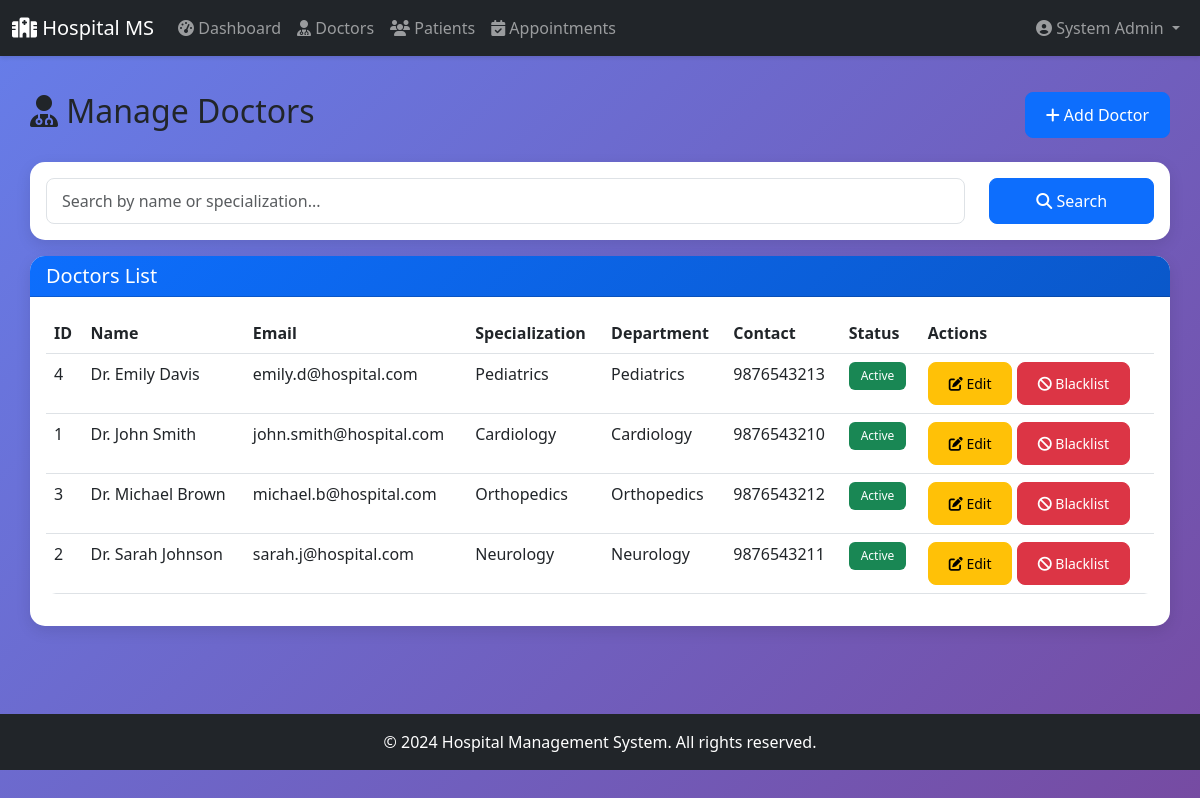
Page /admin/doctors (signed in) on the committed database.
### tables this page shows
CREATE TABLE users (
            user_id INTEGER PRIMARY KEY AUTOINCREMENT,
            name TEXT NOT NULL,
            email TEXT UNIQUE NOT NULL,
            password TEXT NOT NULL,
            role TEXT NOT NULL CHECK(role IN ('admin', 'doctor', 'patient')),
            status TEXT DEFAULT 'active' CHECK(status IN ('active', 'blacklisted')),
            created_at TIMESTAMP DEFAULT CURRENT_TIMESTAMP
        );

CREATE TABLE doctors (
            doctor_id INTEGER PRIMARY KEY AUTOINCREMENT,
            user_id INTEGER UNIQUE NOT NULL,
            specialization TEXT NOT NULL,
            dept_id INTEGER,
            contact TEXT,
            qualification TEXT,
            experience INTEGER,
            status TEXT DEFAULT 'active' CHECK(status IN ('active', 'blacklisted')),
            created_at TIMESTAMP DEFAULT CURRENT_TIMESTAMP,
            FOREIGN KEY (user_id) REFERENCES users(user_id) ON DELETE CASCADE,
            FOREIGN KEY (dept_id) REFERENCES departments(dept_id)
        );

CREATE TABLE departments (
            dept_id INTEGER PRIMARY KEY AUTOINCREMENT,
            name TEXT UNIQUE NOT NULL,
            description TEXT,
            created_at TIMESTAMP DEFAULT CURRENT_TIMESTAMP
        );

### blueprints/admin.py (the view)
@admin_bp.route('/doctors')
@login_required
@admin_required
def doctors():
    db = get_db()
    search = request.args.get('search', '')
    if search:
        doctors_list = db.execute('''
            SELECT d.*, u.name, u.email, u.status as user_status, dept.name as dept_name
            FROM doctors d
            JOIN users u ON d.user_id = u.user_id
            LEFT JOIN departments dept ON d.dept_id = dept.dept_id
            WHERE u.name LIKE ? OR d.specialization LIKE ?
            ORDER BY u.name
        ''', (f'%{search}%', f'%{search}%')).fetchall()
    else:
        doctors_list = db.execute('''
            SELECT d.*, u.name, u.email, u.status as user_status, dept.name as dept_name
            FROM doctors d
            JOIN users u ON d.user_id = u.user_id
            LEFT JOIN departments dept ON d.dept_id = dept.dept_id
            ORDER BY u.name
        ''').fetchall()
    return render_template('admin/doctors.html', doctors=doctors_list, search=search)

### app.py (called while the page is built)
@login_manager.user_loader
def load_user(user_id):
    db = get_db()
    cursor = db.execute('SELECT * FROM users WHERE user_id = ?', (user_id,))
    user_data = cursor.fetchone()
    if user_data:
        return User(user_data['user_id'], user_data['name'], user_data['email'],
                    user_data['password'], user_data['role'])
    return None

@app.teardown_appcontext
def close_connection(exception):
    db = getattr(g, '_database', None)
    if db is not None:
        db.close()

### blueprints/admin.py (called while the page is built)
def admin_required(f):
    @wraps(f)
    def decorated_function(*args, **kwargs):
        if not current_user.is_authenticated or current_user.role != 'admin':
            flash('Access denied. Admin privileges required.', 'danger')
            return redirect(url_for('auth.login'))
        return f(*args, **kwargs)
    return decorated_function

### database.py (called while the page is built)
def get_db():
    db = getattr(g, '_database', None)
    if db is None:
        db = g._database = sqlite3.connect(DATABASE)
        db.row_factory = sqlite3.Row
    return db

### templates/admin/doctors.html (shortened to what this page needs)
{% extends 'base.html' %}
{% block content %}
<div class="d-flex justify-content-between align-items-center mb-4">
    <h2><i class="fas fa-user-md"></i> Manage Doctors</h2>
    <a href="{{ url_for('admin.add_doctor') }}" class="btn btn-primary">
        <i class="fas fa-plus"></i> Add Doctor
    </a>
</div>
<div class="card mb-3">
    <div class="card-body">
        <form method="GET" action="{{ url_for('admin.doctors') }}">
            <div class="row">
                <div class="col-md-10">
                    <input type="text" class="form-control" name="search"
                           placeholder="Search by name or specialization..."
                           value="{{ search }}">
                </div>
                <div class="col-md-2">
                    <button type="submit" class="btn btn-primary w-100">
                        <i class="fas fa-search"></i> Search
                    </button>
                </div>
            </div>
        </form>
    </div>
</div>
<div class="card">
    <div class="card-header">
        <h5 class="mb-0">Doctors List</h5>
    </div>
    <div class="card-body">
        <div class="table-responsive">
            <table class="table table-hover">
                <thead>
                    <tr>
                        <th>ID</th>
                        <th>Name</th>
                        <th>Email</th>
                        <th>Specialization</th>
                        <th>Department</th>
                        <th>Contact</th>
                        <th>Status</th>
                        <th>Actions</th>
                    </tr>
                </thead>
                <tbody>
                    {% for doctor in doctors %}
                    <tr>
                        <td>{{ doctor.doctor_id }}</td>
                        <td>{{ doctor.name }}</td>
                        <td>{{ doctor.email }}</td>
                        <td>{{ doctor.specialization }}</td>
                        <td>{{ doctor.dept_name or 'N/A' }}</td>
                        <td>{{ doctor.contact or 'N/A' }}</td>
                        <td>
                            {% if doctor.status == 'active' %}
                                <span class="badge bg-success">Active</span>
                            {% else %}
                                <span class="badge bg-danger">Blacklisted</span>
                            {% endif %}
                        </td>
                        <td>
                            <a href="{{ url_for('admin.edit_doctor', doctor_id=doctor.doctor_id) }}"
                               class="btn btn-sm btn-warning">
                                <i class="fas fa-edit"></i> Edit
                            </a>
                            {% if doctor.status == 'active' %}
                            <a href="{{ url_for('admin.delete_doctor', doctor_id=doctor.doctor_id) }}"
                               class="btn btn-sm btn-danger"
                               onclick="return confirm('Are you sure you want to blacklist this doctor?')">
                                <i class="fas fa-ban"></i> Blacklist
                            </a>
                            {% endif %}
                        </td>
                    </tr>
                    {% else %}
                    <tr>
                        <td colspan="8" class="text-center text-muted">No doctors found</td>
                    </tr>
                    {% endfor %}
                </tbody>
            </table>
        </div>
    </div>
</div>
{% endblock %}

### templates/base.html (shortened to what this page needs)
<!DOCTYPE html>
<html lang="en">
<head>
    <link href="https://cdn.jsdelivr.net/npm/bootstrap@5.3.0/dist/css/bootstrap.min.css" rel="stylesheet">
    <link rel="stylesheet" href="https://cdnjs.cloudflare.com/ajax/libs/font-awesome/6.4.0/css/all.min.css">
</head>
<body>
    <nav class="navbar navbar-expand-lg navbar-dark bg-dark">
        <div class="container-fluid">
            <a class="navbar-brand" href="/">
                <i class="fas fa-hospital"></i> Hospital MS
            </a>
            <div class="collapse navbar-collapse" id="navbarNav">
                {% if current_user.is_authenticated %}
                <ul class="navbar-nav me-auto">
                    {% if current_user.role == 'admin' %}
                    <li class="nav-item">
                        <a class="nav-link" href="{{ url_for('admin.dashboard') }}">
                            <i class="fas fa-tachometer-alt"></i> Dashboard
                        </a>
                    </li>
                    <li class="nav-item">
                        <a class="nav-link" href="{{ url_for('admin.doctors') }}">
                            <i class="fas fa-user-md"></i> Doctors
                        </a>
                    </li>
                    <li class="nav-item">
                        <a class="nav-link" href="{{ url_for('admin.patients') }}">
                            <i class="fas fa-users"></i> Patients
                        </a>
                    </li>
                    <li class="nav-item">
                        <a class="nav-link" href="{{ url_for('admin.appointments') }}">
                            <i class="fas fa-calendar-check"></i> Appointments
                        </a>
                    </li>
                    {% endif %}
                </ul>
                <ul class="navbar-nav ms-auto">
                    <li class="nav-item dropdown">
                        <a class="nav-link dropdown-toggle" href="#" id="userDropdown" role="button" data-bs-toggle="dropdown">
                            <i class="fas fa-user-circle"></i> {{ current_user.name }}
                        </a>
                    </li>
                </ul>
                {% endif %}
            </div>
        </div>
    </nav>
    <div class="container main-content">
        {% block content %}{% endblock %}
    </div>
    <footer class="bg-dark text-white text-center py-3 mt-5">
        <p class="mb-0">&copy; 2024 Hospital Management System. All rights reserved.</p>
    </footer>
</body>
</html>

### templates/base.html (style rules this page uses)
:root { --primary-color: #0d6efd; --secondary-color: #6c757d; --success-color: #198754; --danger-color: #dc3545; --warning-color: #ffc107; --info-color: #0dcaf0; }
body { min-height: 100vh; background: linear-gradient(135deg, #667eea 0%, #764ba2 100%); font-family: 'Segoe UI', Tahoma, Geneva, Verdana, sans-serif; }
.navbar { box-shadow: 0 2px 4px rgba(0,0,0,0.1); }
.main-content { padding: 20px 0; }
.card { border: none; border-radius: 15px; box-shadow: 0 5px 15px rgba(0,0,0,0.1); margin-bottom: 20px; }
.card-header { border-radius: 15px 15px 0 0 !important; background: linear-gradient(135deg, var(--primary-color) 0%, #0a58ca 100%); color: white; font-weight: 600; }
.btn { border-radius: 8px; padding: 10px 20px; font-weight: 500; }
.table { border-radius: 10px; overflow: hidden; }
.badge { padding: 8px 12px; border-radius: 6px; font-weight: 500; }
.form-control, .form-select { border-radius: 8px; border: 1px solid #dee2e6; padding: 10px 15px; }

### rows in the picture
users: name "System Admin"
doctors: doctor_id "4", name "Dr. Emily Davis", email "emily.d@hospital.com", specialization "Pediatrics", name "Pediatrics", contact "9876543213", status "Active"
doctors: doctor_id "1", name "Dr. John Smith", email "john.smith@hospital.com", specialization "Cardiology", name "Cardiology", contact "9876543210", status "Active"
doctors: doctor_id "3", name "Dr. Michael Brown", email "michael.b@hospital.com", specialization "Orthopedics", name "Orthopedics", contact "9876543212", status "Active"
doctors: doctor_id "2", name "Dr. Sarah Johnson", email "sarah.j@hospital.com", specialization "Neurology", name "Neurology", contact "9876543211", status "Active"
